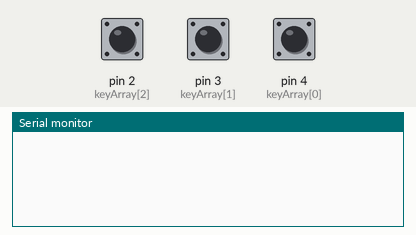
The sketch below on a simulated Arduino Uno, built with avr-gcc and run on an emulated ATmega328P. On the bench: the last lines printed to the serial monitor. The test bench sets the inputs (shaded band); at power-on: pin 2 (keyArray[2]) LOW, pin 3 (keyArray[1]) LOW, pin 4 (keyArray[0]) LOW.

Above: at 1.2 s.
1.3 s: pin 2 (keyArray[2]) pulled HIGH for 0.15 s
At 2.2 s:
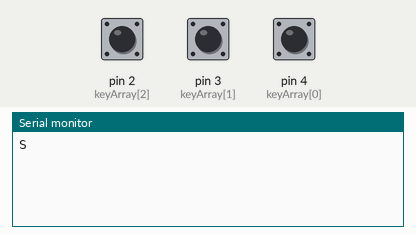
2.9 s: pin 3 (keyArray[1]) pulled HIGH for 0.15 s
At 3.5 s:
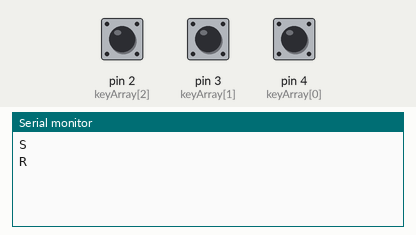
4.5 s: pin 4 (keyArray[0]) pulled HIGH for 0.15 s
At 5.9 s:
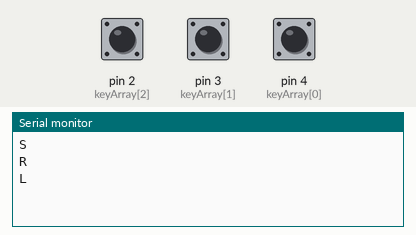

The sketch:

test_key_array.ino
```cpp
String key="0";
int debounce[3];
char hexaKeys[]={'L','R','S'};
void setup() {
  // put your setup code here, to run once:
  Serial.begin(9600);
}

void loop() {

  if(key!="0"){
    Serial.println(key);
    key = "0";
  }
  int keyArray[] = {4,3,2};//left, right, set
  for(int i = 0; i < 3; i++){
    if(digitalRead(keyArray[i]) == 1){
      if(debounce[i] == 0){
        key = hexaKeys[i];
        debounce[i] = 10;
      }else{
        debounce[i] -= 1;
      }
    }else{
      debounce[i] = 0;
    }
  }
delay(100);

}
```

Measured:
- after the input at 1.3 s, the serial monitor: prints a new line after 0.10 s (image 1)
- after the input at 2.9 s, the serial monitor: prints a new line after 0.10 s (image 2)
- after the input at 4.5 s, the serial monitor: prints a new line after 0.10 s (image 3)
